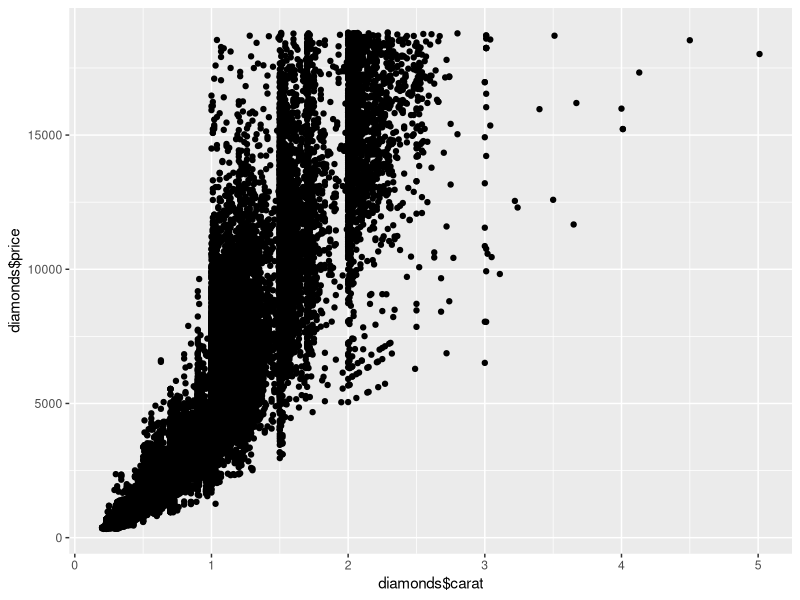
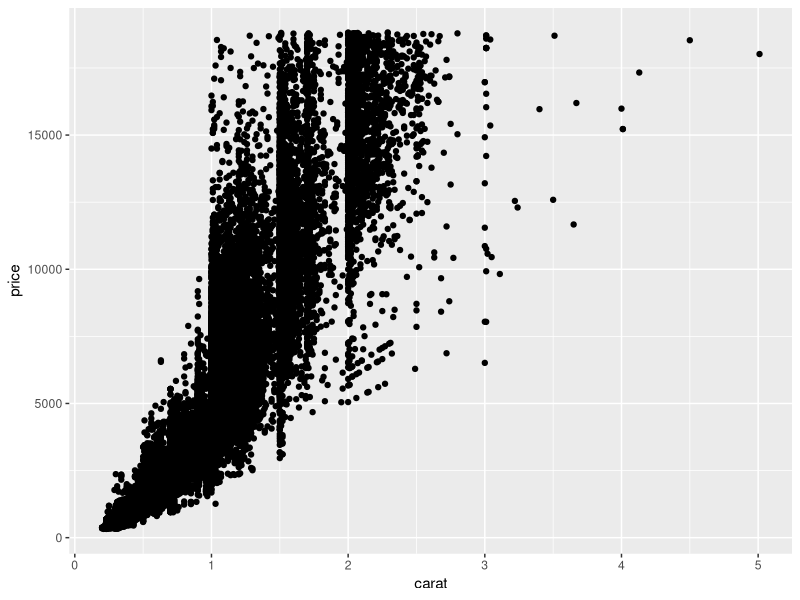
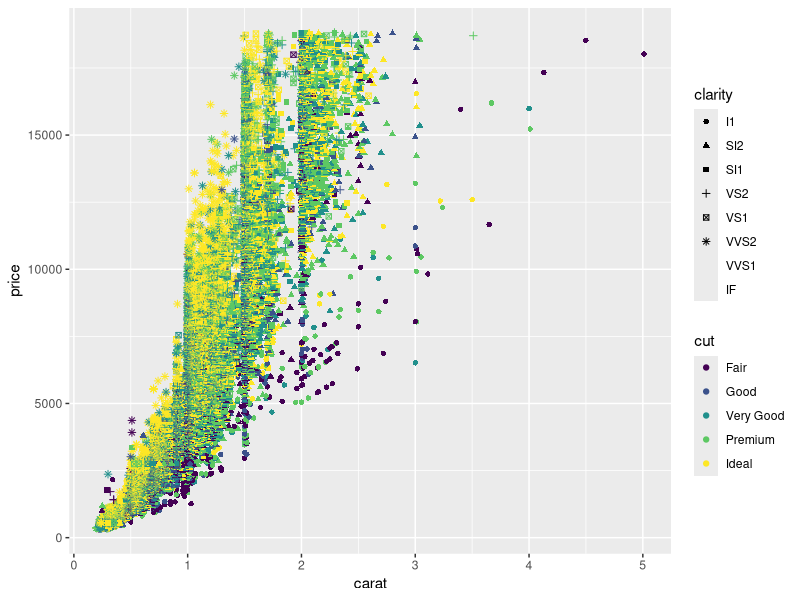
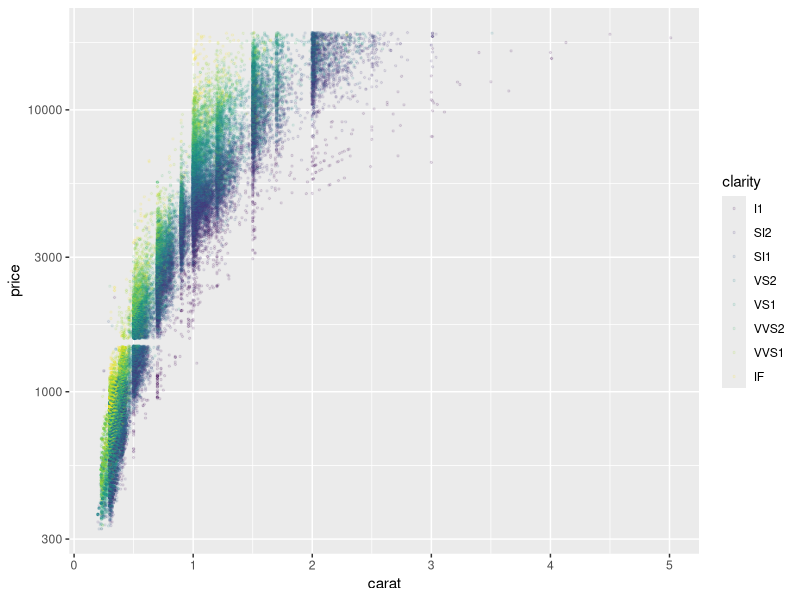
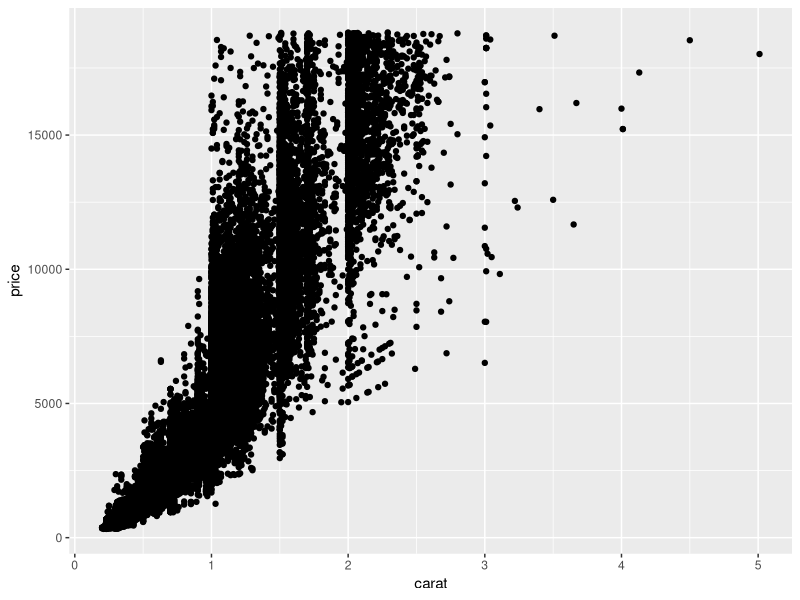
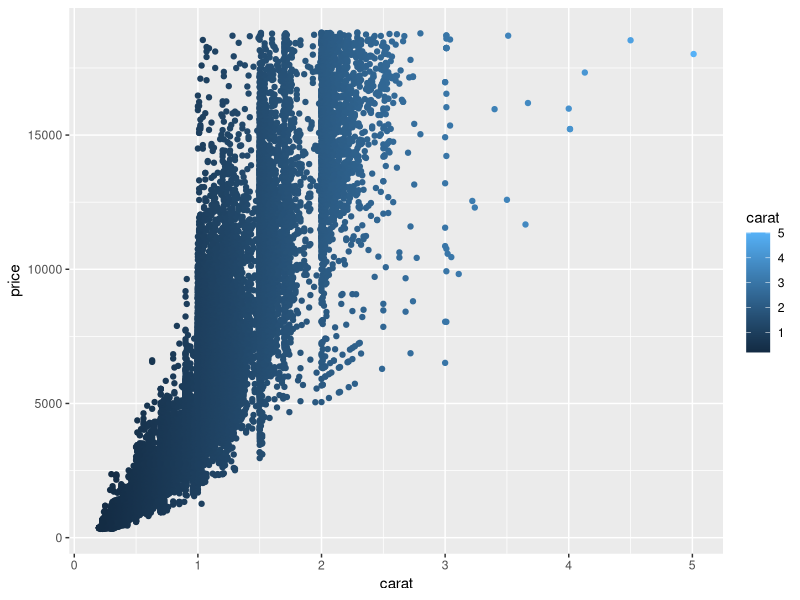
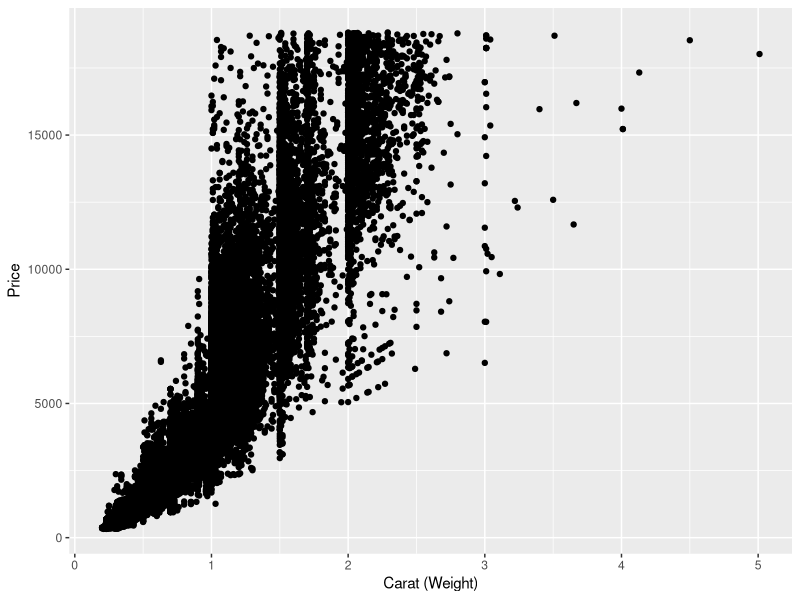
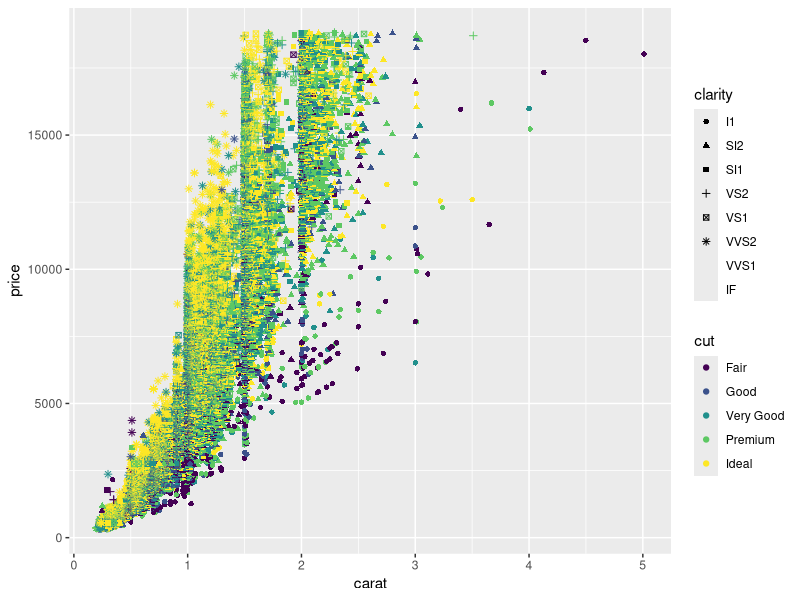

The R source for these figures, in order:
## ---- chunk 1
library(tidyverse)
## ---- chunk 2
head(diamonds)
qplot(diamonds$carat, diamonds$price)
## ---- chunk 3
qplot(carat, price, data = diamonds)
## ---- chunk 4
qplot(x = carat, y = price,
      shape = clarity, 
      color = cut, 
      data = diamonds)
head(diamonds)
## ---- chunk 5
#qplot(x = clarity, y = price,
#      data = diamonds)
ggplot(data = diamonds, 
       aes(x = carat, y = price, color = clarity)) +
  geom_point(alpha = .1, size = .5) + 
  scale_y_log10() 
## ---- chunk 6
d <- ggplot(diamonds, aes(x=carat, y=price)) # first you set the aesthetic and dataset
d + geom_point() # then you add geoms
d + geom_point(aes(colour = carat)) # and you can keep doing this to add layers to the plot
## ---- chunk 7
ggplot(diamonds, aes(x=carat, y=price)) + 
  geom_point() + 
  ylab("Price") + 
  xlab("Carat (Weight)")
## ---- chunk 8
ggplot(diamonds, aes(x=carat, y=price, col = cut, shape = clarity)) +
  geom_point() 
## ---- chunk 9

## ---- chunk 10

## ---- chunk 11
ggplot(diamonds, aes(x = carat, y = price)) + 
  geom_point() + 
  facet_wrap(~clarity)
## ---- chunk 12

## ---- chunk 13
ggplot(diamonds, aes(x = carat, y = price, col = cut)) + 
  geom_point() + 
  facet_wrap(~clarity)
